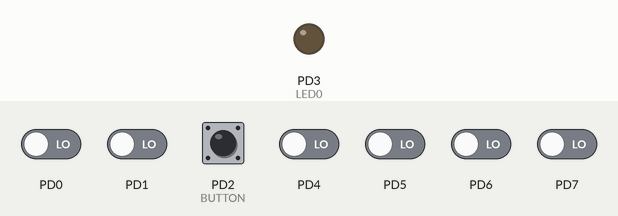
Bench run of a program on a simulated ATmega328P, built with avr-gcc and emulated at 16 MHz. Parts: output pins drawn as LEDs (lit = HIGH). Dashed ring = blinking. The test bench sets the inputs (shaded band); at power-on: PD2 (BUTTON) HIGH, PD0, PD1, PD4–7 LOW.

Above: at 1.2 s.
1.3 s: PD2 (BUTTON) pulled LOW for 1 s
At 1.45 s:
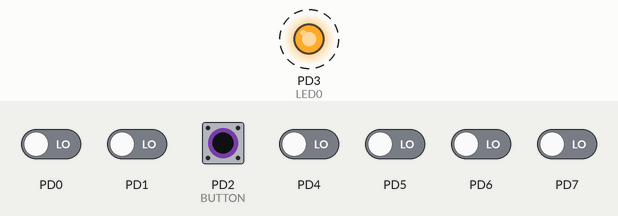
3.8 s: PD2 (BUTTON) pulled LOW for 0.15 s
At 4.7 s:
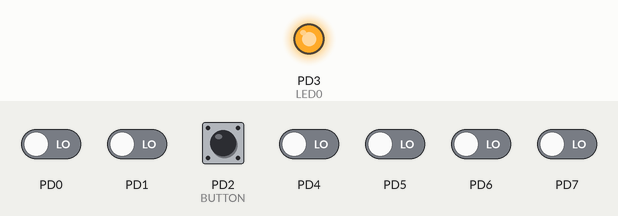
Timing chart, 0 to 6.8 s (numbered marks = the images above; inputs shaded):
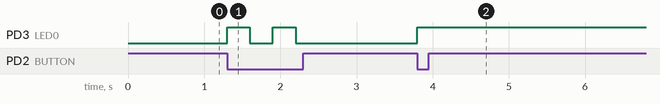

Measured:
- after the input at 1.3 s, PD3 (LED0): alternates HIGH for 0.30 s and LOW for 0.30 s, 4 changes in all, then stays LOW, starting at once
- after the input at 3.8 s, PD3 (LED0): LOW → HIGH at once

The program:

main.c
```c
/*
 * P2_exercice6.c
 *
 * Created: 02/03/2026 9:46:25
 * Author : DCE
 */

/*
 * main_b.c
 *
 * Created: 23/02/2026 12:12:16
 *  Author: DCE
 */
#define F_CPU  16000000UL
#include <avr/io.h>
#include <util/delay.h>
#include "PORTS.h"
#include "GPIO.h"


int main(void)
{
   // --------------------- SETUP ---------------------------------------
   // 1. Set LED pin as output. All the I/O pins are inputs by default.
   //-----------------------------------------------------------------

   GPIO_Init(&GPIO0_MODE,LED0,OUTPUT);
   GPIO_Init(&GPIO0_MODE,BUTTON,INPUT);
   //---------------------------------------------------------------
   // 2. Enable the Pull-up resistor for the input PUSHBUTTON
   //-----------------------------------------------------------------
   GPIO_pullup(&GPIO0_OUT,BUTTON,ON);
   // --------------------- LOOP ----------------------------------------
   /*Read the state of the pushbutton and if pressed the LED is ON
   Keep in mind that when the PUSHBUTTON is released
   the reading in that pin is '1' due to the pull-up resistor.*/
   while (1){
	   //-----------------------------------------------------------------
	   // 1. If PUSHBUTTON is pressed
	   if (! GPIO_read(&GPIO0_IN,BUTTON)) { // (1<<PIND2) <->  0000 0100 
		   //--------------------------------------------------------------------
		   // Not Zero is TRUE and Zero is FALSE
		   //--------------------------------------------------------------------
		   // 2. Switch ON the LED
		/* GPIO_write(&GPIO0_OUT,LED0,HIGH);

   }else GPIO_write(&GPIO0_OUT,LED0,LOW);*/
		GPIO_toggle(&GPIO0_OUT,LED0);
		_delay_ms(300);
		}

   }
}
```

LED.c
```c
/*
 * LED.c
 *
 * Created: 02/03/2026 11:11:38
 *  Author: DCE
 */
#include "LED.h"
void LED_ON(){
	GPIO_Init(&GPIO0_MODE,LED0,OUTPUT);
	GPIO_write(&GPIO0_OUT,LED0,HIGH);
}

void LED_OFF(){
	GPIO_Init(&GPIO0_MODE,LED0,OUTPUT);
	GPIO_write(&GPIO0_OUT,LED0,LOW);
}

void LED_Toggle(){
	GPIO_Init(&GPIO0_MODE,LED0,OUTPUT);
	GPIO_toggle(&GPIO0_OUT,LED0);
}
```

LED.h
```c
/*
 * LED.h
 *
 * Created: 02/03/2026 11:11:54
 *  Author: DCE
 */


#ifndef LED_H_
#define LED_H_
#include "GPIO.h"

void LED_ON();
void LED_OFF();
void LED_Toggle();


#endif /* LED_H_ */
```

PushButton.c
```c
/*
 * PushButton.c
 *
 * Created: 02/03/2026 11:30:39
 *  Author: DCE
 */
#include "PushButton.h"

uint8_t PUSHBUTTON_read(){
	GPIO_Init(&GPIO0_MODE,BUTTON,INPUT);
	GPIO_pullup(&GPIO0_OUT,BUTTON,ON);
	return GPIO_read(&GPIO0_IN,BUTTON);
}
```

PushButton.h
```c
/*
 * PushButton.h
 *
 * Created: 02/03/2026 11:29:27
 *  Author: DCE
 */


#ifndef PUSHBUTTON_H_
#define PUSHBUTTON_H_
#include "GPIO.h"

#define PRESSED 0
uint8_t PUSHBUTTON_read();


#endif /* PUSHBUTTON_H_ */
```

GPIO.c
```c
/*
 * GPIO.c
 *
 * Created: 02/03/2026 9:58:29
 *  Author: DCE
 */
#include "GPIO.h"

void GPIO_Init(volatile uint8_t * port, uint8_t pin, GPIO_direction_t direction){
	if(direction == INPUT) *port &= ~(1<<pin);
	else if(direction == OUTPUT) *port |= (1<<pin);
}

void GPIO_pullup(volatile uint8_t * port, uint8_t pin,PullState pulls){
	 if(pulls == ON)
		*port |= (1<<pin);
	 else
		*port &= ~(1<<pin);

}
uint8_t GPIO_read(volatile uint8_t * port, uint8_t pin){
	 return (*port & (1 << pin));

}
void GPIO_write(volatile uint8_t * port, uint8_t pin, State state){
	if(state == HIGH)
		*port |=(1<<pin);
	else *port &= ~(1<<pin);
}

void GPIO_toggle(volatile uint8_t * port, uint8_t pin){
	*port ^=(1<<pin);

}
```

GPIO.h
```c
/*
 * IncFile1.h
 *
 * Created: 02/03/2026 9:55:30
 *  Author: DCE
 */


#ifndef GPIO_H_
#define GPIO_H_
#include <stdint.h>
#include <avr/io.h>
#include "PORTS.h"
typedef enum{INPUT,OUTPUT} GPIO_direction_t;
typedef enum{HIGH,LOW} State;
typedef enum{ON,OFF}PullState;

void GPIO_Init(volatile uint8_t * port, uint8_t pin, GPIO_direction_t direction);
void GPIO_pullup(volatile uint8_t * port, uint8_t pin, PullState pulls);
uint8_t GPIO_read(volatile uint8_t * port, uint8_t pin);
void GPIO_write(volatile uint8_t * port, uint8_t pin,State state);
void GPIO_toggle(volatile uint8_t * port, uint8_t pin);


#endif /* GPIO_H_ */
```

PORTS.h
```c
/*
 * PORTS.h
 *
 * Created: 23/02/2026 11:37:21
 *  Author: DCE
 */


#ifndef PORTS_H_
#define PORTS_H_

#define GPIO0_MODE DDRD
#define GPIO0_OUT PORTD
#define GPIO0_IN PIND

#define LED0 3
#define LED1 4
#define LED2 5
#define LED3 6
#define BUTTON 2


#endif /* PORTS_H_ */
```
